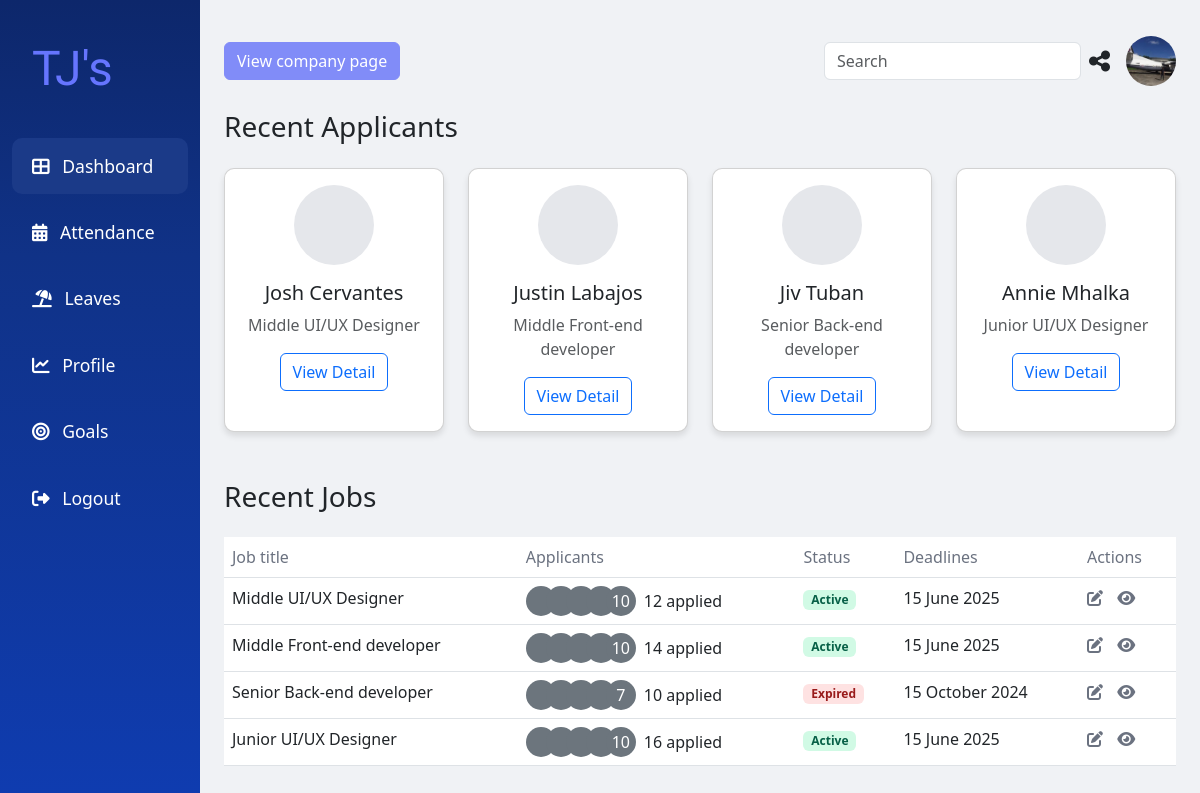
Before: /dashboard/ (signed in) with the older database file.
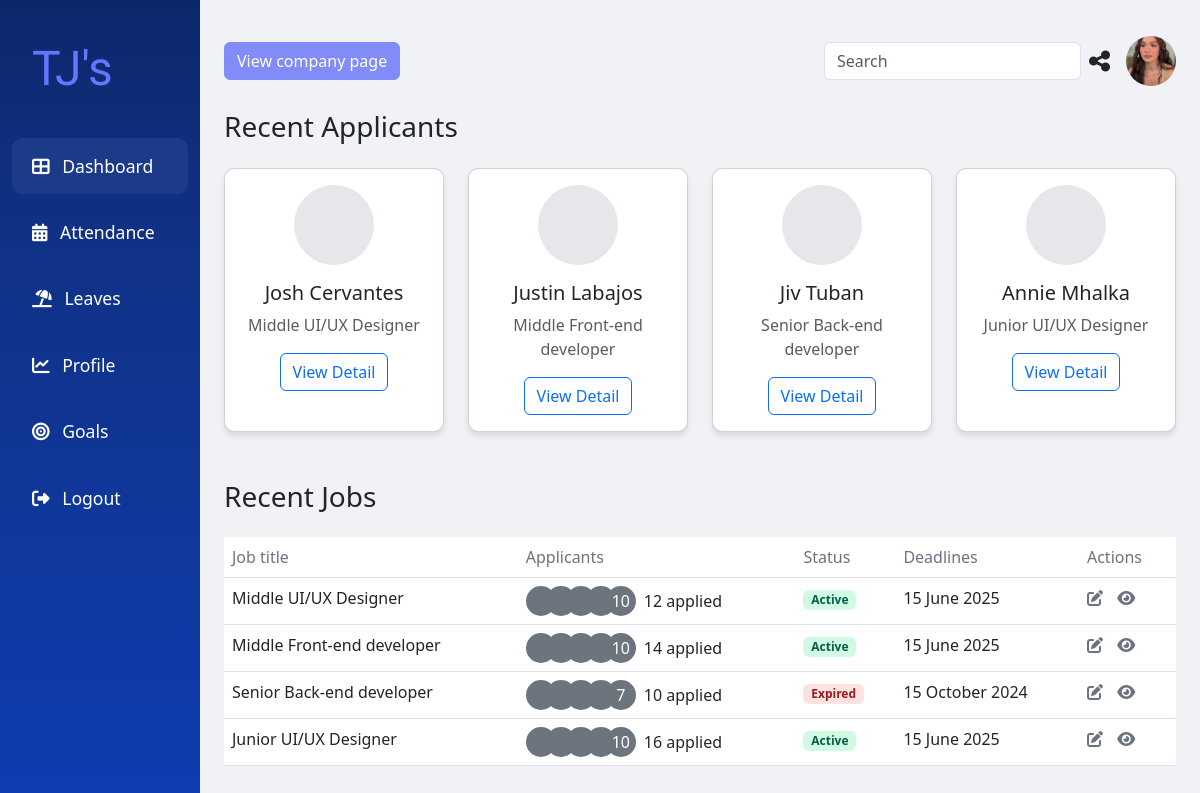
After: the same page with the newer database file.
### api/models.py (models this page shows, shortened)
class User(AbstractUser):
    ROLE_CHOICES = [
        ("ADMIN", "Admin"),
        ("EMPLOYEE", "Employee"),
        ("MANAGER", "Manager"),
    ]
    STATUS_CHOICES = [
        ("APPROVED", "Approved"),
        ("REJECTED", "Rejected"),
        ("PENDING", "Pending"),
    ]
    username = None  # Remove the username field entirely
    email = models.EmailField(_("email address"), unique=True)
    phone_regex = RegexValidator(
        regex=r"^\+?1?\d{9,15}$",
        message="Phone number must be entered in the format: '+999999999'. Up to 15 digits allowed.",
    )
    phone_number = models.CharField(validators=[phone_regex], max_length=17, blank=True)
    address = models.OneToOneField(
        Address, on_delete=models.CASCADE, blank=True, null=True
    )
    role = models.CharField(max_length=10, choices=ROLE_CHOICES, default="EMPLOYEE")
    date_of_hire = models.DateField(blank=True, null=True)
    profile_path = models.ImageField(upload_to="./profile_pics", null=True, blank=True)
    status = models.CharField(max_length=20, choices=STATUS_CHOICES, default="PENDING")
    job = models.ForeignKey(Job, on_delete=models.SET_NULL, null=True, blank=True)
    groups = models.ManyToManyField(
        "auth.Group",
        verbose_name=_("groups"),
        blank=True,
        related_name="custom_user_set",
        related_query_name="custom_user",
    )
    user_permissions = models.ManyToManyField(
        "auth.Permission",
        verbose_name=_("user permissions"),
        blank=True,
        related_name="custom_user_set",
        related_query_name="custom_user",
    )
    objects = UserManager()
    USERNAME_FIELD = "email"
    REQUIRED_FIELDS = ["first_name", "last_name", "date_of_hire", "password"]

### api/views.py (the view)
# urls.py: path("dashboard/", views.dashboard, name="dashboard"),
@login_required
def dashboard(request):
    user = request.user
    recent_goals = Goal.objects.filter(user=user).order_by("-created_at")[:5]
    recent_attendance = Attendance.objects.filter(user=user).order_by("-date")[:5]
    pending_leaves = Leave.objects.filter(user=user, status="PENDING")
    context = {
        "user": user,
        "recent_goals": recent_goals,
        "recent_attendance": recent_attendance,
        "pending_leaves": pending_leaves,
    }
    return render(request, "api/dashboard.html", context)

### api/templates/api/dashboard.html (shortened to what the changed rows need)
{% extends "api/base.html" %}
{% load static %}
{% block content %}
                <div class="vh-100">
                    <div class="d-flex justify-content-between flex-wrap flex-md-nowrap align-items-center pt-3 pb-2 mb-3">
                        <div class="d-flex align-items-center">
                            {% if user.profile_path %}
                                <a href="{% url 'profile' %}" style="cursor: pointer;  width: 50px;  height: 50px;" ><img src="{{ user.profile_path.url }}" alt="Profile Picture" class="profile-image"></a>
                            {% endif %}
                        </div>
                    </div>
                    <div class="table-responsive">
                        <table class="table table-hover">
                            <thead>
                                <tr>
                                    <th>Job title</th>
                                    <th>Applicants</th>
                                    <th>Status</th>
                                    <th>Deadlines</th>
                                    <th>Actions</th>
                                </tr>
                            </thead>
                        </table>
                    </div>
                </div>
{% endblock  %}

Changed rows visible on the page:
changed User: profile_path: a different picture
